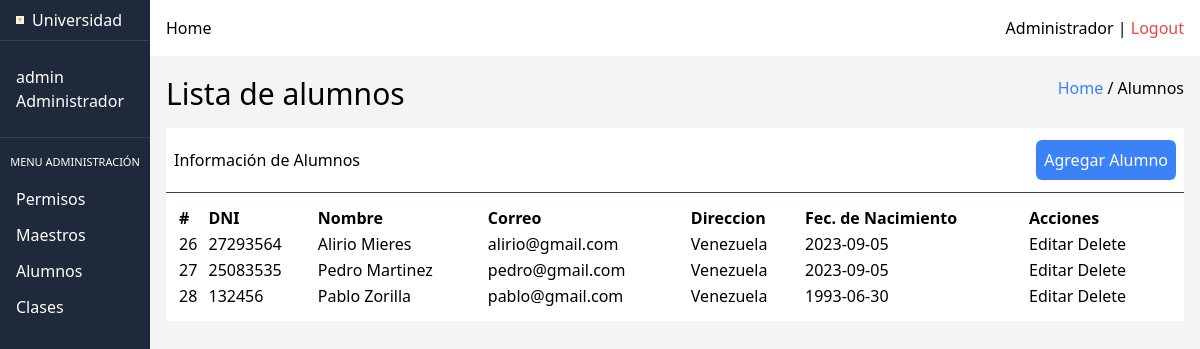
Page /index.php?action=user-table (signed in) on the committed database.
### tables this page shows
CREATE TABLE `student` (
  `id` int(11) NOT NULL,
  `dni` int(11) NOT NULL,
  `user_id` int(11) NOT NULL
);

CREATE TABLE `user` (
  `id` int(11) NOT NULL,
  `email` varchar(50) NOT NULL,
  `password` varchar(100) NOT NULL,
  `firstname` varchar(100) NOT NULL,
  `lastname` varchar(100) NOT NULL,
  `address` varchar(150) NOT NULL,
  `birthday` timestamp NOT NULL DEFAULT current_timestamp() ON UPDATE current_timestamp(),
  `role_id` int(11) NOT NULL
);

### src/DB.php (called while the page is built, shortened)
<?php
class DB
{
    private $pdo;
    public function __construct()
    {
        try {
            $host = $_ENV["DB_HOST"];
            $dbname = $_ENV["DB_DATABASE"];
            $port = $_ENV["DB_PORT"];
            $username = $_ENV["DB_USERNAME"];
            $password = $_ENV["DB_PASSWORD"];
            $attributes = [PDO::ATTR_ERRMODE => PDO::ERRMODE_EXCEPTION];
            $dsn = "mysql:host=$host;dbname=$dbname;port=$port";
            $this->pdo = new PDO($dsn, $username, $password, $attributes);
        } catch (PDOException $e) {
            echo "ERROR: " . $e->getMessage();
        }
    }
    public function connect()
    {
        return $this->pdo;
    }
}
?>

### src/models/Alumnos.php (called while the page is built, shortened)
<?php
require_once($_SERVER["DOCUMENT_ROOT"] . "/src/DB.php");
class Alumnos
{
    public function findAll()
    {
        $pdo = new DB();
        $query = "
        SELECT user.id, student.id as student_id, dni, email, concat(firstname, ' ', lastname) as name, address, DATE_FORMAT(birthday, '%Y-%m-%d') as birthday
        FROM  user
	    INNER JOIN student
    	ON user.id = student.user_id;
        ";
        $stmnt = $pdo->connect()->query($query);
        $data = [];
        while ($row = $stmnt->fetch(PDO::FETCH_ASSOC)) {
            array_push($data, $row);
        }
        return $data;
    }
}

### src/views/admin/table-student.php (the view, shortened to what this page needs)
<?php require $_SERVER['DOCUMENT_ROOT'] . '/src/templates/head.php'; ?>
</head>
<body>
    <div class="grid grid-cols-8 grid-flow-col">
        <?php require_once $_SERVER['DOCUMENT_ROOT'] . '/src/templates/aside-admin.php';  ?>
        <div class="col-star-2 col-span-9 bg-gray-100 w-full h-screen">
            <?php require_once $_SERVER['DOCUMENT_ROOT'] . '/src/templates/nav-admin.php';  ?>
            <main>
                <section class="p-4 ">
                    <div class="flex justify-between mb-4">
                        <h1 class="text-3xl">Lista de alumnos</h1>
                        <div>
                            <a class="text-blue-500" href="/index.php">Home</a> / Alumnos
                        </div>
                    </div>
                    <div class="bg-white  divide-y divide-slate-700">
                        <div class="flex justify-between items-center px-2 py-3">
                            <span>Información de Alumnos</span>
                            <a href="/index.php?action=create-student-view" class="bg-blue-500 text-white p-2 rounded-md cursor-pointer">Agregar Alumno</a>
                        </div>
                        <div class="p-3">
                            <table class="w-full ">
                                <thead>
                                    <tr>
                                        <td class="font-bold">#</td>
                                        <td class="font-bold">DNI</td>
                                        <td class="font-bold">Nombre</td>
                                        <td class="font-bold">Correo</td>
                                        <td class="font-bold">Direccion</td>
                                        <td class="font-bold">Fec. de Nacimiento</td>
                                        <td class="font-bold">Acciones</td>
                                    </tr>
                                </thead>
                                <tbody>
                                    <?php foreach ($students as $row) { ?>
                                        <tr>
                                            <td><?= $row["student_id"] ?></td>
                                            <td><?= $row["dni"] ?></td>
                                            <td><?= $row["name"] ?></td>
                                            <td><?= $row["email"] ?></td>
                                            <td><?= $row["address"] ?></td>
                                            <td><?= $row["birthday"] ?></td>
                                            <td>
                                                <a href="?action=edit-student-view&user_id=<?= $row["id"] ?>">Editar </a>
                                                <form action="/index.php" method="post" class="inline">
                                                    <button type="submit">Delete</button>
                                                </form>
                                            </td>
                                        </tr>
                                    <?php } ?>
                                </tbody>
                            </table>
                        </div>
                    </div>
                </section>
            </main>
        </div>
    </div>
</body>
</html>

### rows in the picture
student: id "26", dni "27293564", name "Alirio Mieres", user.email "alirio@gmail.com", user.address "Venezuela", birthday "2023-09-05"
student: id "27", dni "25083535", name "Pedro Martinez", user.email "pedro@gmail.com", user.address "Venezuela", birthday "2023-09-05"
student: id "28", dni "132456", name "Pablo Zorilla", user.email "pablo@gmail.com", user.address "Venezuela", birthday "1993-06-30"
